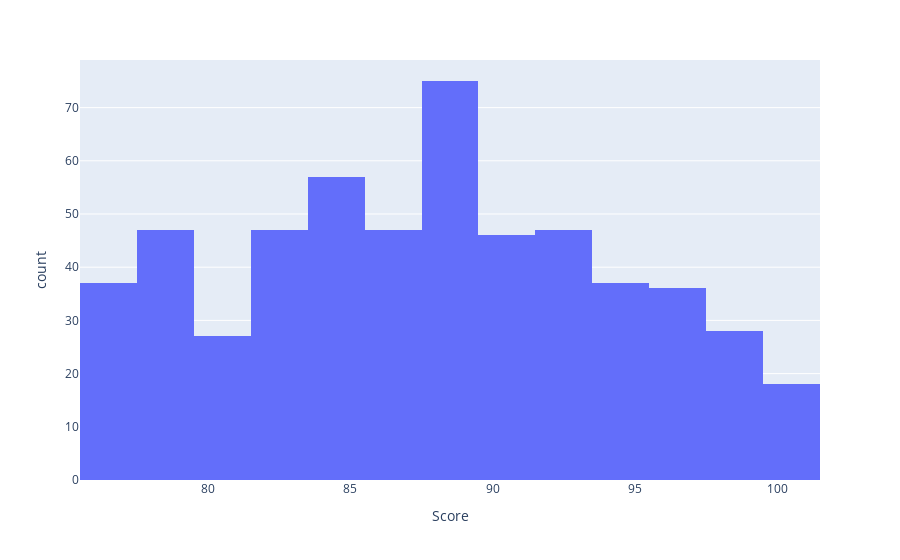

The code cell stored with this chart in its notebook:
### Code cell
#check the distribution of the numeric variables
px.histogram(study_tech_data, x = "Score")

### Figure 1 — Plotly figure (JSON) as saved in the notebook; plotly's stock layout.template omitted (floating-point values rounded to 4 significant figures; data arrays with more than 128 entries replaced by an {"elided": "..."} marker saying what was removed)
{"data": [{"alignmentgroup": "True", "bingroup": "x", "hovertemplate": "Score=%{x}<br>count=%{y}<extra></extra>", "legendgroup": "", "marker": {"color": "#636efa", "pattern": {"shape": ""}}, "name": "", "offsetgroup": "", "orientation": "v", "showlegend": false, "type": "histogram", "x": {"elided": "549 int values"}, "xaxis": "x", "yaxis": "y"}], "layout": {"barmode": "relative", "legend": {"tracegroupgap": 0}, "margin": {"t": 60}, "xaxis": {"anchor": "y", "domain": [0, 1], "title": {"text": "Score"}}, "yaxis": {"anchor": "x", "domain": [0, 1], "title": {"text": "count"}}}}
